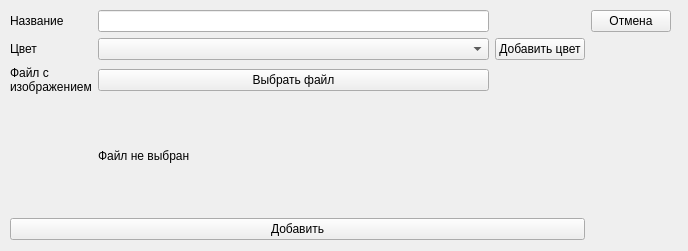
<?xml version="1.0" encoding="UTF-8"?>
<ui version="4.0">
 <class>MainWindow</class>
 <widget class="QMainWindow" name="MainWindow">
  <property name="geometry">
   <rect>
    <x>0</x>
    <y>0</y>
    <width>688</width>
    <height>251</height>
   </rect>
  </property>
  <property name="windowTitle">
   <string>Добавление вещи</string>
  </property>
  <widget class="QWidget" name="centralwidget">
   <widget class="QWidget" name="gridLayoutWidget">
    <property name="geometry">
     <rect>
      <x>10</x>
      <y>10</y>
      <width>661</width>
      <height>230</height>
     </rect>
    </property>
    <layout class="QGridLayout" name="gridLayout">
     <item row="1" column="0">
      <widget class="QLabel" name="color_label">
       <property name="text">
        <string>Цвет</string>
       </property>
      </widget>
     </item>
     <item row="0" column="0">
      <widget class="QLabel" name="name_label">
       <property name="text">
        <string>Название</string>
       </property>
      </widget>
     </item>
     <item row="2" column="0">
      <widget class="QLabel" name="image_label">
       <property name="text">
        <string>Файл с
изображением</string>
       </property>
      </widget>
     </item>
     <item row="3" column="1" colspan="2">
      <widget class="QLabel" name="image_path">
       <property name="text">
        <string>Файл не выбран</string>
       </property>
      </widget>
     </item>
     <item row="0" column="1">
      <widget class="QLineEdit" name="name_edit"/>
     </item>
     <item row="4" column="0" colspan="3">
      <widget class="QPushButton" name="submit_button">
       <property name="text">
        <string>Добавить</string>
       </property>
      </widget>
     </item>
     <item row="2" column="1">
      <widget class="QPushButton" name="image_button">
       <property name="text">
        <string>Выбрать файл</string>
       </property>
      </widget>
     </item>
     <item row="1" column="1">
      <widget class="QComboBox" name="color_box"/>
     </item>
     <item row="1" column="2">
      <widget class="QPushButton" name="add_color_button">
       <property name="text">
        <string>Добавить цвет</string>
       </property>
      </widget>
     </item>
     <item row="0" column="3">
      <widget class="QPushButton" name="cancel_button">
       <property name="text">
        <string>Отмена</string>
       </property>
      </widget>
     </item>
    </layout>
   </widget>
  </widget>
 </widget>
 <resources/>
 <connections/>
</ui>
